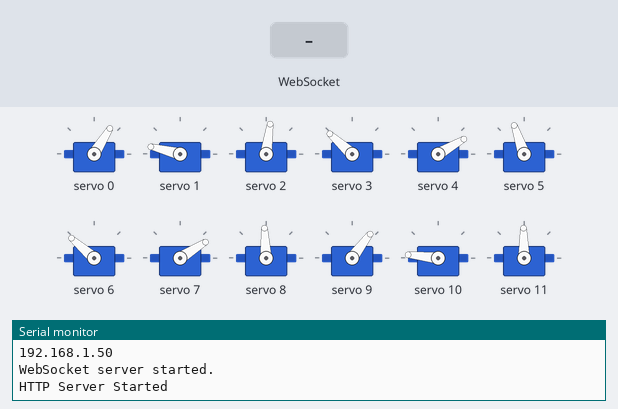
Bench run of a sketch on a simulated ESP8266 (NodeMCU). On the bench: 12 × servo, the last lines printed to the serial monitor. Inputs (shaded band) come from the test bench. WiFi joins after 1.5 s; servers stay silent unless stated; not simulated (calls return 0 or success): credentials.h.

Above: at 8.7 s.
8.8 s: WebSocket text "up" received
At 11.5 s:
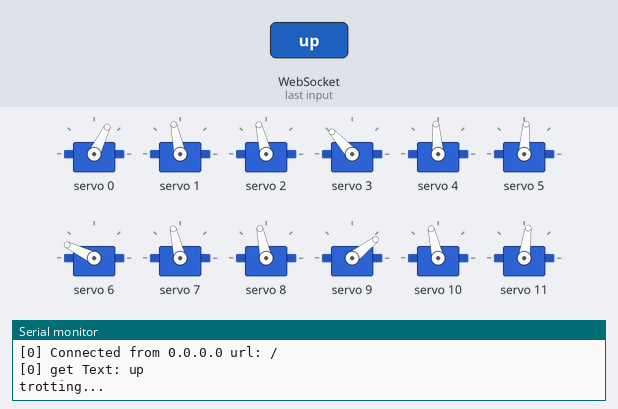
11.8 s: WebSocket text "down" received
14.1 s: WebSocket text "left" received
At 15.9 s:
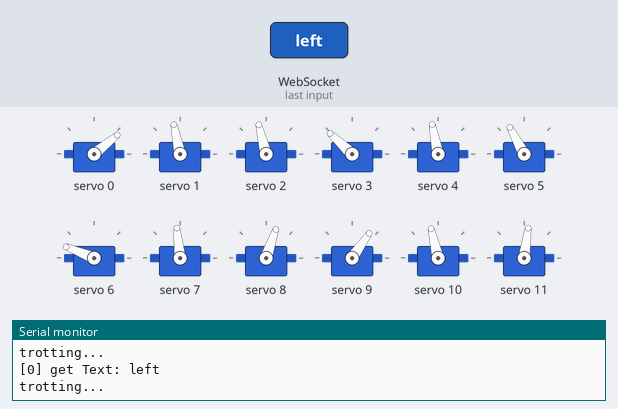
16.4 s: WebSocket text "right" received
18.7 s: WebSocket text "t" received
At 20.3 s:
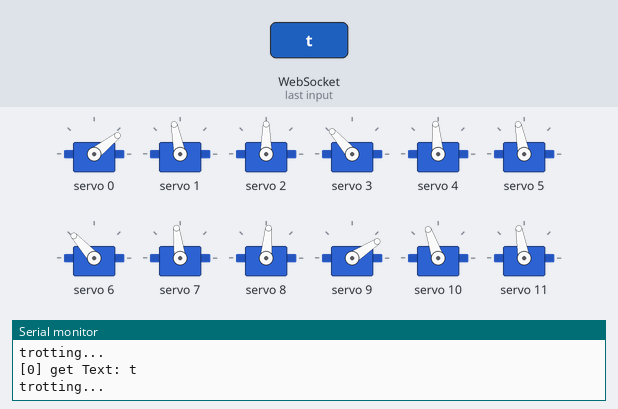
20.8 s: WebSocket text "right" received
At 20.99 s:
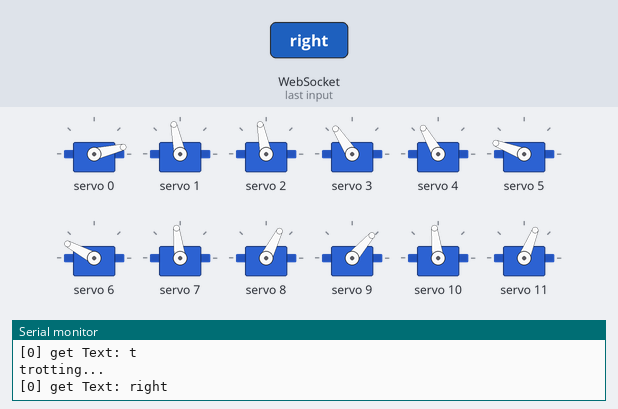
Timing chart, 0 to 23.6 s (numbered marks = the images above; inputs shaded):
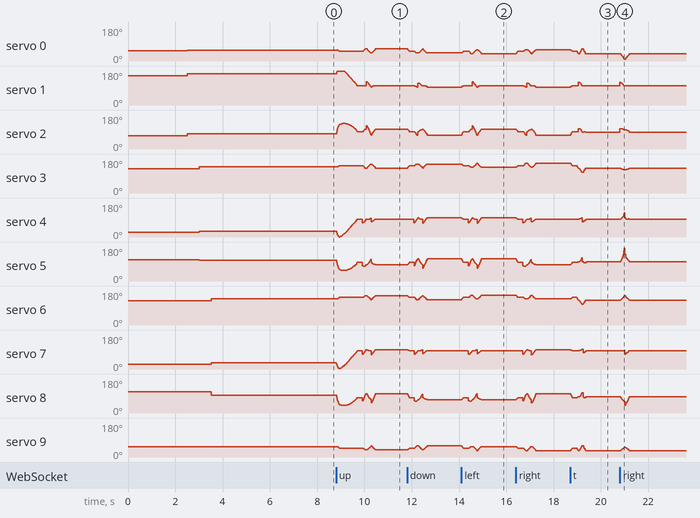

The sketch:

Main.ino
```cpp
#include "Leg.h"
#include "Spider.h"
#include "credentials.h"
#include "index.h"

#include <WebSockets.h>
#include <WebSocketsClient.h>
#include <WebSocketsServer.h>

#include <ESP8266WiFi.h>
#include <WiFiClient.h>
#include <ESP8266WebServer.h>

//Status
bool onOrOff = false;

//Dir
char dir;
char prevDir;
char rotation;
char prevRotation;

//Init
Spider mySpider(1);

///Server Object
ESP8266WebServer server(80);

//WebSocket Object
WebSocketsServer webSocket(81);

//PROTOTYPES ==========================================
void connectWifi();
void handleRoot();
void handleNotFound();
void handleLED();

void setup() {
  mySpider.initPwm();
  delay(1000);
  mySpider.initCalibration();
  delay(1000);
  //Serial
  Serial.begin(9400);
  Serial.println(SSID);

  //Connecting WiFi
  connectWifi();

  //WebSocket
  startWebSocket();
  //Server
  startServer();

}

void loop() {
  webSocket.loop();
  server.handleClient();
}

//Definitions ===============================================
void connectWifi(){
  //Connecting To WiFi
  WiFi.begin(SSID, PASS);
  while(WiFi.status() != WL_CONNECTED){
    delay(500);
    Serial.print(".");
  }

  //Print Local IP
  Serial.println("");
  Serial.println("WiFi Connected");
  Serial.println("IP Address: ");
  Serial.println(WiFi.localIP());
}

void startWebSocket() {
  // Start a WebSocket server
  webSocket.begin();                          // start the websocket server
  webSocket.onEvent(cbEvent);          // if there's an incomming websocket message, go to function 'webSocketEvent'
  Serial.println("WebSocket server started.");
}

void startServer(){
  server.on("/", handleRoot);
  server.onNotFound(handleNotFound);
  server.begin();
  Serial.println("HTTP Server Started");
}

void handleRoot(){
  String htmlFile = MainPage;
  server.send(200, "text/html", htmlFile);
}

void handleNotFound(){
  server.send(404, "text/plain", "404: Not Found");
}

void cbEvent(uint8_t num, WStype_t type, uint8_t * payload, size_t length) { // When a WebSocket message is received
  switch (type) {
    case WStype_DISCONNECTED:             // if the websocket is disconnected
      Serial.printf("[%u] Disconnected!\n", num);
      break;
    case WStype_CONNECTED: {              // if a new websocket connection is established
        IPAddress ip = webSocket.remoteIP(num);
        Serial.printf("[%u] Connected from %d.%d.%d.%d url: %s\n", num, ip[0], ip[1], ip[2], ip[3], payload);
      }
      break;
    case WStype_TEXT:                     // if new text data is received
      Serial.printf("[%u] get Text: %s\n", num, payload);
      if(payload[0] == 'u'){
        dir = 'u';
        if(prevDir == dir){
          mySpider.trotGait("up", false);
        } else {
          prevDir = dir;
          mySpider.trotSetUp("up", false);
          mySpider.trotGait("up", false);
        }
        webSocket.sendTXT(num, "Text from server");
      } else if(payload[0] == 'd'){
        dir = 'd';
        if(prevDir == dir){
          mySpider.trotGait("down", false);
        } else {
          prevDir = dir;
          mySpider.trotSetUp("down", false);
          mySpider.trotGait("down", false);
        }
        webSocket.sendTXT(num, "Text from server");
      } else if(payload[0] == 'l'){
        dir = 'l';
        if(prevDir == dir){
          mySpider.trotGait("left", false);
        } else {
          prevDir = dir;
          mySpider.trotSetUp("left", false);
          mySpider.trotGait("left", false);
        }
        webSocket.sendTXT(num, "Text from server");
      } else if(payload[0] == 'r'){
        dir = 'r';
        if(prevDir == dir){
          mySpider.trotGait("right", false);
        } else {
          prevDir = dir;
          mySpider.trotSetUp("right", false);
          mySpider.trotGait("right", false);
        }
        webSocket.sendTXT(num, "Text from server");
      } else if(payload[0] == 'e'){
        rotation = 'e';
        if(prevRotation != rotation){
          prevRotation = rotation;
          mySpider.trotSetUp("left", true);
          mySpider.trotGait("left", true);
        } else {
          mySpider.trotGait("left", true);
        }
         webSocket.sendTXT(num, "Text from server");
      } else if(payload[0] == 't'){
        rotation = 't';
        if(prevRotation != rotation){
          prevRotation = rotation;
          mySpider.trotSetUp("right", true);
          mySpider.trotGait("right", true);
        } else {
          mySpider.trotGait("right", true);
        }
        webSocket.sendTXT(num, "Text from server");
      }
      break;
  }
}
```

Coordinates.cpp
```cpp
#include "Coordinates.h"

Coordinates::Coordinates(){}
Coordinates::Coordinates(float x_, float y_, float z_) : x(x_), y(y_), z(z_){}
```

Coordinates.h
```cpp
#ifndef COORDINATES_H
#define COORDINATES_H

class Coordinates{
    public:
        float x;
        float y;
        float z;
        Coordinates();
        Coordinates(float x_, float y_, float z_);
};

#endif
```

Leg.cpp
```cpp
#include "Leg.h"

//Freq
#define FREQUENCY 50
#define MAX_PULSE_WIDTH 2400
#define MIN_PULSE_WIDTH 575

Leg::Leg(){
    pwm = Adafruit_PWMServoDriver(0x40);
    coxaLenMm = 25;
    femurLenMm = 55;
    tibiaLenMm = 80;
    coxaOffset = 0;
    femurOffset = 0;
    tibiaOffset = 0;

    //Coordinates
    curCoordinates.x = 0;
    curCoordinates.y = 0;
    curCoordinates.z = 0;
    desiredCoordinates.x = 0;
    desiredCoordinates.y = 0;
    desiredCoordinates.z = 0;

}

Leg::Leg(byte legNum, byte coxaPin, byte femurPin, byte tibiaPin) : legNum(legNum), coxaPin(coxaPin), femurPin(femurPin), tibiaPin(tibiaPin) {
    pwm = Adafruit_PWMServoDriver(0x40);
    coxaLenMm = 25;
    femurLenMm = 55;
    tibiaLenMm = 80;
    coxaOffset = 0;
    femurOffset = 0;
    tibiaOffset = 0;

    //Coordinates
    curCoordinates.x = 0;
    curCoordinates.y = 0;
    curCoordinates.z = 0;
    desiredCoordinates.x = 0;
    desiredCoordinates.y = 0;
    desiredCoordinates.z = 0;

}
void Leg::setAngles(float x, float y, float z){
    curCoordinates.x = x;
    curCoordinates.y = y;
    curCoordinates.z = z;
    //Finding Hypothenuse and Angle of Coxa ==========================
    float w = sqrt(pow(x, 2) + pow(y, 2));
    float coxaAngleR = atan2(y,x);
    //Rec Prev
    prevCoxaAngle = coxaAngle;
    coxaAngle = coxaAngleR * 57296 / 1000;

    //SETTING COXA ==================================================
    //Left Side Legs
    if(legNum  == 1){

      //Leg One
        if(y < 0 && x < 0){
          //3rd Quadrant -> -90 to -180
          coxaAngle = 180 + coxaAngle;
          coxaAngle = 90 + coxaAngle;
        } else if(y >= 0 && x < 0){
          //2nd Quadrant -> 90 -> 180
          coxaAngle = coxaAngle - 90;
        }
        //Serial.println("Calculated Angle for Leg 1");
        //Serial.println(coxaAngle);

    } else if(legNum == 2){

      //Leg Two
      if(y < 0 && x < 0){
        //3rd Quadrant -> -90 to -180
        coxaAngle = 180 + coxaAngle;
        coxaAngle = 90 + coxaAngle;

      } else if(y >= 0 && x < 0){
        //2nd Quadrant -> 90 -> 180
        coxaAngle = coxaAngle - 90;

      }
      //Serial.println("Calculated Angle for Leg 2");
      //Serial.println(coxaAngle);

    } else if(legNum == 3){

      //Leg Three
      if(y >= 0 && x >= 0){
        //1rd Quadrant 0 -> 90
        coxaAngle = 90 + coxaAngle;
      } else if(y < 0){
        //4nd Quadrant -0 -> -90
        coxaAngle = 90 + coxaAngle;
      }
      //Serial.println("Calculated Angle for Leg 3");
      //Serial.println(coxaAngle);

    } else if(legNum == 4){

      //Leg Four
      if(y >= 0){
        //1rd Quadrant 0 -> 90
        coxaAngle = 90 + coxaAngle;
      } else if(y < 0){
        //4nd Quadrant -0 -> -90
        coxaAngle = 90 + coxaAngle;
      }
      //Serial.println("Calculated Angle for Leg 4");
      //Serial.println(coxaAngle);

    }

    //Finding Angle of Femur & Tibia ===================================

    //Calculating Distance
    float newX = w - coxaLenMm;

    //Calculating Tibia &  Femur Angle
      //Finding Distance from Point
      float hyp = sqrt(pow(newX, 2) + pow(z, 2));
      // Serial.println("");
      // Serial.println("Hypothenus");
      // Serial.println(hyp);

      //Alpha
      float alpha = pow(femurLenMm, 2) + pow(tibiaLenMm, 2) - pow(newX, 2) - pow(z, 2);
      alpha = alpha / (2 * femurLenMm * tibiaLenMm);
      alpha = acos(alpha);
      alpha = (alpha / PI) * 180;
      // Serial.println("");
      // Serial.println("Alpha");
      // Serial.println(alpha);

      //Q2
      float q2 = 180 - alpha;
      //Serial.println("");
      //Serial.println("Q2");
      //Serial.println(q2);

      //Beta
      q2 = q2 * PI/180;
      float beta = tibiaLenMm * sin(q2);
      beta = beta / (femurLenMm + tibiaLenMm * cos(q2));
      beta = atan(beta);
      beta = (beta / PI) * 180;
      // Serial.println("");
      // Serial.println("Beta");
      // Serial.println(beta);

      //Gamma
      float gamma = atan(z/newX);
      gamma = (gamma / PI) * 180;
      // Serial.println("");
      // Serial.println("Gamma");
      // Serial.println(gamma);

      //Q1
      float q1 = gamma + beta;
      q2 = q2 * 180/PI;
      //Serial.println("Q1");
      //Serial.println(q1);

    //Setting Tibia & Femur ===========================================

      if(legNum == 1){
        if(q1 >= 0){
          //1st Quadrant
          prevFemurAngle = femurAngle;
          prevTibiaAngle = tibiaAngle;
          femurAngle = 90 + q1;
          tibiaAngle = q2;
        }else if(q1 < 0) {
          //4th Quadrant
          prevFemurAngle = femurAngle;
          prevTibiaAngle = tibiaAngle;
          femurAngle = 90 + q1;
          tibiaAngle = q2;
        }
      } else if(legNum == 2){
        if(q1 >= 0){
          //1st Quadrant
          prevFemurAngle = femurAngle;
          prevTibiaAngle = tibiaAngle;
          femurAngle = 90 - q1;
          tibiaAngle = 180 - q2;
        }else if(q1 < 0) {
          //4th Quadrant
          prevFemurAngle = femurAngle;
          prevTibiaAngle = tibiaAngle;
          femurAngle = 90 - q1;
          tibiaAngle = 180 - q2;
        }
      } else if(legNum == 3){
       if(q1 >= 0){
          //1st Quadrant
          prevFemurAngle = femurAngle;
          prevTibiaAngle = tibiaAngle;
          femurAngle = 90 - q1;
          tibiaAngle = 180 - q2;
        }else if(q1 < 0) {
          //4th Quadrant
          prevFemurAngle = femurAngle;
          prevTibiaAngle = tibiaAngle;
          femurAngle = 90 - q1;
          tibiaAngle = 180 - q2;
        }
      } else if(legNum == 4){
        if(q1 >= 0){
          //1st Quadrant
          prevFemurAngle = femurAngle;
          prevTibiaAngle = tibiaAngle;
          femurAngle = 90 + q1;
          tibiaAngle = q2;
        }else if(q1 < 0) {
          //4th Quadrant
          prevFemurAngle = femurAngle;
          prevTibiaAngle = tibiaAngle;
          femurAngle = 90 + q1;
          tibiaAngle = q2;
        }
      }

}

int returnPulseWidth(float angle){
    int pulse_wide, analog_value;
    pulse_wide = map((int) angle, 0, 180, MIN_PULSE_WIDTH, MAX_PULSE_WIDTH);
    analog_value = int(float(pulse_wide) / 1000000 * FREQUENCY * 4096);
    return analog_value;
}

void Leg::updatePos(){
    if(legNum == 1){
        pwm.setPWM(0, 0, returnPulseWidth(coxaAngle + coxaOffset ));
        pwm.setPWM(1, 0, returnPulseWidth(femurAngle + femurOffset ));
        pwm.setPWM(2, 0, returnPulseWidth(tibiaAngle + tibiaOffset ));
    } else if(legNum == 2){
        pwm.setPWM(3, 0, returnPulseWidth(coxaAngle + coxaOffset ));
        pwm.setPWM(4, 0, returnPulseWidth(femurAngle + femurOffset ));
        pwm.setPWM(5, 0, returnPulseWidth(tibiaAngle + tibiaOffset ));
    } else if(legNum == 3){
        pwm.setPWM(6, 0, returnPulseWidth(coxaAngle + coxaOffset ));
        pwm.setPWM(7, 0, returnPulseWidth(femurAngle + femurOffset ));
        pwm.setPWM(8, 0, returnPulseWidth(tibiaAngle + tibiaOffset ));
    } else if(legNum == 4){
        pwm.setPWM(9, 0, returnPulseWidth(coxaAngle + coxaOffset ));
        pwm.setPWM(10, 0, returnPulseWidth(femurAngle + femurOffset ));
        pwm.setPWM(11, 0, returnPulseWidth(tibiaAngle + tibiaOffset ));
    }
}

void Leg::moveLeg(float xTarget, float yTarget, float zTarget, bool lift){
  desiredCoordinates.x = xTarget;
  desiredCoordinates.y = yTarget;
  desiredCoordinates.z = zTarget;

  if(lift){
    //Lift Along Z
    curCoordinates.z += 20;
    setAngles(curCoordinates.x, curCoordinates.y, curCoordinates.z);
    updatePos();
    delay(15);

    while(curCoordinates.x != desiredCoordinates.x ||
        curCoordinates.y != desiredCoordinates.y ||
        curCoordinates.z != desiredCoordinates.z){

          //X
          curCoordinates.x != desiredCoordinates.x ?  setCurCoordinateX(curCoordinates.x > desiredCoordinates.x ? curCoordinates.x-1: curCoordinates.x+1) : false;
          //Y
           curCoordinates.y != desiredCoordinates.y ?  setCurCoordinateY(curCoordinates.y > desiredCoordinates.y ? curCoordinates.y-1: curCoordinates.y+1) : false;
          //Z
          curCoordinates.z != desiredCoordinates.z ?  setCurCoordinateZ(curCoordinates.z > desiredCoordinates.z ? curCoordinates.z-1: curCoordinates.z+1) : false;
          setAngles(curCoordinates.x, curCoordinates.y, curCoordinates.z);
          updatePos();

        }

  } else {

    while(curCoordinates.x >= desiredCoordinates.x ||
        curCoordinates.y >= desiredCoordinates.y ||
        curCoordinates.z >= desiredCoordinates.z){

          //X
          curCoordinates.x != desiredCoordinates.x ?  setCurCoordinateX(curCoordinates.x > desiredCoordinates.x ? curCoordinates.x-1: curCoordinates.x+1) : false;
          //Y
           curCoordinates.y != desiredCoordinates.y ?  setCurCoordinateY(curCoordinates.y > desiredCoordinates.y ? curCoordinates.y-1: curCoordinates.y+1) : false;
          //Z
          curCoordinates.z != desiredCoordinates.z ?  setCurCoordinateZ(curCoordinates.z > desiredCoordinates.z ? curCoordinates.z-1: curCoordinates.z+1) : false;
          setAngles(curCoordinates.x, curCoordinates.y, curCoordinates.z);
          updatePos();

        }

  }
  delay(30);
}

void Leg::init(){
  //Serial.println("Initiation ===========================================================");
    switch(legNum){
        case 1:
            setAngles(-100,80,45);
            break;
        case 2:
            setAngles(-100,-80,45);
            break;
        case 3:
            setAngles(100,80,45);
            break;
        case 4:
            setAngles(100,-80,45);
            break;
    }
    updatePos();
}

void Leg::lift(){
    switch(legNum){
        case 1:
            pwm.setPWM(1, 0, returnPulseWidth(170));
            break;
        case 2:
            pwm.setPWM(4, 0, returnPulseWidth(10));
            break;
        case 3:
            pwm.setPWM(7, 0, returnPulseWidth(10));
            break;
        case 4:
            pwm.setPWM(10, 0, returnPulseWidth(170));
            break;
    }
}

void Leg::calibrate(float x, float y, float z){
  //Serial.println("Calibration ===========================================================");
  setAngles(x, y, z);

    coxaOffset =  prevCoxaAngle-coxaAngle;
    //Serial.println("coxaOff");
    //Serial.println(coxaOffset);
    femurOffset = prevFemurAngle-femurAngle;
    //Serial.println("femurOff");
    //Serial.println(femurOffset);
    tibiaOffset = prevTibiaAngle-tibiaAngle;
    //Serial.println("tibiaOff");
    //Serial.println(tibiaOffset);

}

//Setters
void Leg::setDesiredCoordinates(float x_, float y_, float z_){
  desiredCoordinates.x = x_;
  desiredCoordinates.y = y_;
  desiredCoordinates.z = z_;
}

void Leg::setCoxaAngle(float angle){

}

void Leg::setPins(byte coxa, byte femur, byte tibia){
    coxaPin = coxa;
    femurPin = femur;
    tibiaPin = tibia;
}

void Leg::setLegNum(byte leg){
    legNum = leg;
}

bool Leg::setCurCoordinateX(float x_){
  curCoordinates.x = x_;
  return true;
}

bool Leg::setCurCoordinateY(float y_){
  curCoordinates.y = y_;
  return true;
}

bool Leg::setCurCoordinateZ(float z_){
  curCoordinates.z = z_;
  return true;
}
```

Leg.h
```cpp
#ifndef LEG_H
#define LEG_H
#include "Adafruit_PWMServoDriver.h"
#include "Coordinates.h"

class Leg{
    private:
        byte legNum;
        byte coxaPin;
        byte femurPin;
        byte tibiaPin;
        float coxaLenMm;
        float femurLenMm;
        float tibiaLenMm;
        float coxaAngle;
        float femurAngle;
        float tibiaAngle;
        float prevCoxaAngle;
        float prevFemurAngle;
        float prevTibiaAngle;
        float coxaOffset;
        float femurOffset;
        float tibiaOffset;

    public:
        //Public Vars
        Adafruit_PWMServoDriver pwm;
        Coordinates curCoordinates;
        Coordinates desiredCoordinates;

        //Constructors and Mehods
        Leg();
        Leg(byte legNum, byte coxaPin, byte femurPin, byte tibiaPin);
        void setAngles(float x, float y, float z);
        void updatePos();
        void lift();
        void setCoxaAngle(float angle);
        void moveLeg(float x, float y, float z, bool lift);
        static int returnPulseWidht(float angle);
        void init();
        void calibrate(float x, float y, float z);
        //Setters
        void setDesiredCoordinates(float x, float y, float z);
        void setPins(byte coxaPin, byte femurPin, byte tibiaPin);
        void setLegNum(byte legNum);
        bool setCurCoordinateX(float x);
        bool setCurCoordinateY(float y);
        bool setCurCoordinateZ(float z);
        //Getters

};

#endif
```

Spider.h
```cpp
#ifndef SPIDER_H
#define SPIDER_H

#include "Leg.h"

class Spider{
    private:
        Leg legArray[4];
        Leg *a;
        Leg *b;
        Leg *c;
        Leg *d;
        int frequency;
    public:
        Spider(int n);
        void creepGait();
        void initPwm();
        void initCalibration();
        void standBy();
        void updateAllGradual(bool liftA, bool liftB, bool liftC, bool liftD);
        void trotGait(String dir, bool rotate);
        void trotSetUp(String dir, bool rotate);
        void sit();
};

#endif
```

Source omitted: Spider.cpp (16991 bytes), index.h (4613 bytes)

Measured:
- after the input at 14.1 s, servo 7: ramps from 77° to 103° and jumps back, once every 0.36 s
- after the input at 18.7 s, servo 1: rises from 95° to 121° in 0.32 s, then falls to 101° in 0.17 s
- after the input at 20.8 s, servo 5: rises from 101° to 174° in 0.15 s, then falls to 101° in 0.20 s; servo 6: rises from 132° to 156° in 0.15 s, then falls to 132° in 0.20 s; servo 9: rises from 33° to 52° in 0.17 s, then falls to 33° in 0.18 s
